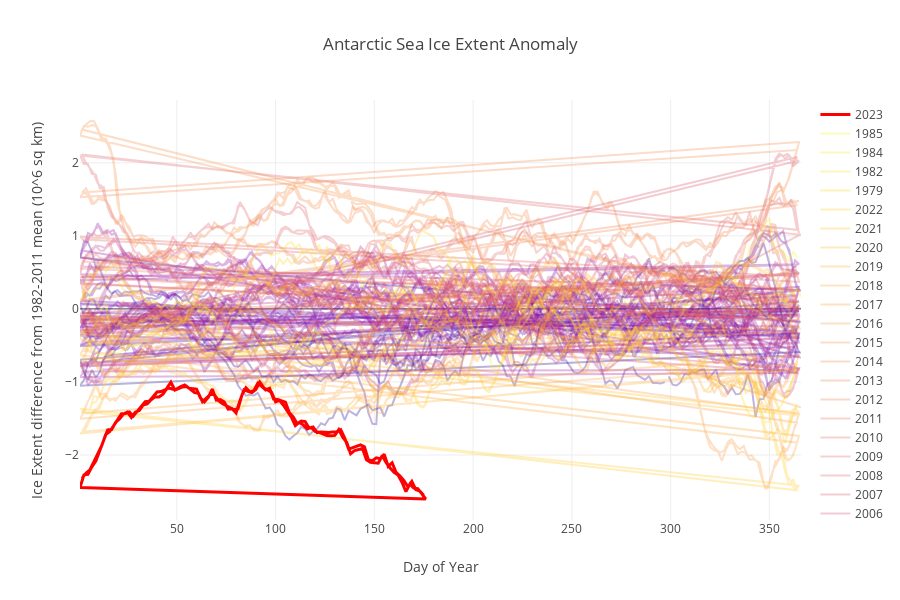

Here is the notebook cell this chart was saved with:
### Code cell
import pandas as pd
import plotly.graph_objs as go
import numpy as np
from datetime import datetime

from data_loader import get_north_atlantic_sst_data, get_antarctic_sea_ice_extent_data
from matplotlib import cm
import matplotlib

def sie_anomaly_fig():
    df = get_antarctic_sea_ice_extent_data()
    df = df.drop(columns=['Source Data', 'Missing'])

    # Convert 'Year', 'Month', 'Day' to a datetime format
    df['date'] = pd.to_datetime(df[['Year', 'Month', 'Day']])

    # Create a new column for the formatted date string
    df['date_str'] = df['date'].dt.strftime('%d-%m-%Y')

    # Convert date to day of the year
    df['day_of_year'] = df['date'].dt.dayofyear

    # Calculate anomaly (subtract 1982-2011 mean)
    day_of_year_mean_1982_2011 = df[df['date'].dt.year.isin(range(1982, 2012))].groupby(df['date'].dt.dayofyear)['Extent'].mean()
    day_of_year_mean_1982_2011 = day_of_year_mean_1982_2011.reset_index()

    day_of_year_mean_1982_2011.columns = ['day_of_year', 'mean']
    df = df.merge(day_of_year_mean_1982_2011, on='day_of_year', suffixes=('', '_mean'))
    
    df['Extent'] = df['Extent'] - df['mean']
#     df = df.sort_values('day_of_year')

    # Get the unique years
    years = df['Year'].unique()

    # Get the current year
    current_year = datetime.now().year

    # Get a color map
    cmap = cm.get_cmap('plasma', len(years))

    # Initialize the figure
    fig = go.Figure()

    # Add a line for each year
    for i, year in enumerate(years):
        color = matplotlib.colors.rgb2hex(cmap(i)[:3])
        year_data = df[df['Year'] == year]
        if year == current_year:
            fig.add_trace(go.Scatter(x=year_data['day_of_year'], y=year_data['Extent'],
                                    mode='lines', name=str(year), line=dict(color='red', width=3),
                                    hovertemplate=
                                    '<b>Date</b>: %{customdata}<br>' +
                                    '<b>Extent</b>: %{y:.2f}<br>'
                                    '<extra></extra>',
                                    customdata=year_data['date_str']))
        else:
            fig.add_trace(go.Scatter(x=year_data['day_of_year'], y=year_data['Extent'],
                                     mode='lines', name=str(year), line=dict(color=color), opacity=0.3,
                                     hovertemplate=
                                     '<b>Date</b>: %{customdata}<br>' +
                                     '<b>Extent</b>: %{y:.2f}<br>'
                                     '<extra></extra>',
                                     customdata=year_data['date_str']))

    # Set layout properties
    fig.update_layout(title='Antarctic Sea Ice Extent Anomaly', xaxis_title='Day of Year',
                      yaxis_title='Ice Extent difference from 1982-2011 mean (10^6 sq km)',
                      width=900, height=600, legend={'traceorder': 'reversed'})
    return fig, df

fig, df = sie_anomaly_fig()
fig

### Figure 1 — Plotly figure (JSON) as saved in the notebook; plotly's stock layout.template omitted (floating-point values rounded to 4 significant figures; data arrays with more than 128 entries replaced by an {"elided": "..."} marker saying what was removed)
{"data": [{"customdata": ["26-10-1978", "28-10-1978", "30-10-1978", "01-11-1978", "03-11-1978", "05-11-1978", "07-11-1978", "09-11-1978", "11-11-1978", "13-11-1978", "15-11-1978", "17-11-1978", "19-11-1978", "21-11-1978", "23-11-1978", "25-11-1978", "27-11-1978", "29-11-1978", "01-12-1978", "03-12-1978", "05-12-1978", "07-12-1978", "09-12-1978", "11-12-1978", "13-12-1978", "15-12-1978", "17-12-1978", "19-12-1978", "21-12-1978", "23-12-1978", "25-12-1978", "27-12-1978", "29-12-1978", "31-12-1978"], "hovertemplate": "<b>Date</b>: %{customdata}<br><b>Extent</b>: %{y:.2f}<br><extra></extra>", "line": {"color": "#0d0887"}, "mode": "lines", "name": "1978", "opacity": 0.3, "type": "scatter", "x": [299, 301, 303, 305, 307, 309, 311, 313, 315, 317, 319, 321, 323, 325, 327, 329, 331, 333, 335, 337, 339, 341, 343, 345, 347, 349, 351, 353, 355, 357, 359, 361, 363, 365], "y": [-0.1274, 0.1551, 0.1463, 0.1483, 0.2467, 0.2529, 0.221, 0.2714, 0.2597, 0.007815, 0.02459, -0.3784, -0.3604, -0.2936, -0.3472, -0.2496, -0.3972, -0.405, -0.3387, -0.2039, -0.08427, -0.07131, -0.1193, -0.01769, -0.08281, -0.1038, -0.03558, -0.01492, 0.06923, -0.1672, -0.08427, -0.1282, -0.04215, 0.05777]}, {"customdata": {"elided": "183 str values"}, "hovertemplate": "<b>Date</b>: %{customdata}<br><b>Extent</b>: %{y:.2f}<br><extra></extra>", "line": {"color": "#1b068d"}, "mode": "lines", "name": "1980", "opacity": 0.3, "type": "scatter", "x": {"elided": "183 int values"}, "y": {"elided": "183 float values"}}, {"customdata": {"elided": "183 str values"}, "hovertemplate": "<b>Date</b>: %{customdata}<br><b>Extent</b>: %{y:.2f}<br><extra></extra>", "line": {"color": "#280592"}, "mode": "lines", "name": "1981", "opacity": 0.3, "type": "scatter", "x": {"elided": "183 int values"}, "y": {"elided": "183 float values"}}, {"customdata": {"elided": "183 str values"}, "hovertemplate": "<b>Date</b>: %{customdata}<br><b>Extent</b>: %{y:.2f}<br><extra></extra>", "line": {"color": "#330597"}, "mode": "lines", "name": "1983", "opacity": 0.3, "type": "scatter", "x": {"elided": "183 int values"}, "y": {"elided": "183 float values"}}, {"customdata": {"elided": "183 str values"}, "hovertemplate": "<b>Date</b>: %{customdata}<br><b>Extent</b>: %{y:.2f}<br><extra></extra>", "line": {"color": "#3c049b"}, "mode": "lines", "name": "1986", "opacity": 0.3, "type": "scatter", "x": {"elided": "183 int values"}, "y": {"elided": "183 float values"}}, {"customdata": {"elided": "220 str values"}, "hovertemplate": "<b>Date</b>: %{customdata}<br><b>Extent</b>: %{y:.2f}<br><extra></extra>", "line": {"color": "#46039f"}, "mode": "lines", "name": "1987", "opacity": 0.3, "type": "scatter", "x": {"elided": "220 int values"}, "y": {"elided": "220 float values"}}, {"customdata": {"elided": "354 str values"}, "hovertemplate": "<b>Date</b>: %{customdata}<br><b>Extent</b>: %{y:.2f}<br><extra></extra>", "line": {"color": "#5002a2"}, "mode": "lines", "name": "1988", "opacity": 0.3, "type": "scatter", "x": {"elided": "354 int values"}, "y": {"elided": "354 float values"}}, {"customdata": {"elided": "365 str values"}, "hovertemplate": "<b>Date</b>: %{customdata}<br><b>Extent</b>: %{y:.2f}<br><extra></extra>", "line": {"color": "#5801a4"}, "mode": "lines", "name": "1989", "opacity": 0.3, "type": "scatter", "x": {"elided": "365 int values"}, "y": {"elided": "365 float values"}}, {"customdata": {"elided": "365 str values"}, "hovertemplate": "<b>Date</b>: %{customdata}<br><b>Extent</b>: %{y:.2f}<br><extra></extra>", "line": {"color": "#6100a7"}, "mode": "lines", "name": "1990", "opacity": 0.3, "type": "scatter", "x": {"elided": "365 int values"}, "y": {"elided": "365 float values"}}, {"customdata": {"elided": "365 str values"}, "hovertemplate": "<b>Date</b>: %{customdata}<br><b>Extent</b>: %{y:.2f}<br><extra></extra>", "line": {"color": "#6a00a8"}, "mode": "lines", "name": "1991", "opacity": 0.3, "type": "scatter", "x": {"elided": "365 int values"}, "y": {"elided": "365 float values"}}, {"customdata": {"elided": "366 str values"}, "hovertemplate": "<b>Date</b>: %{customdata}<br><b>Extent</b>: %{y:.2f}<br><extra></extra>", "line": {"color": "#7201a8"}, "mode": "lines", "name": "1992", "opacity": 0.3, "type": "scatter", "x": {"elided": "366 int values"}, "y": {"elided": "366 float values"}}, {"customdata": {"elided": "365 str values"}, "hovertemplate": "<b>Date</b>: %{customdata}<br><b>Extent</b>: %{y:.2f}<br><extra></extra>", "line": {"color": "#7b02a8"}, "mode": "lines", "name": "1993", "opacity": 0.3, "type": "scatter", "x": {"elided": "365 int values"}, "y": {"elided": "365 float values"}}, {"customdata": {"elided": "365 str values"}, "hovertemplate": "<b>Date</b>: %{customdata}<br><b>Extent</b>: %{y:.2f}<br><extra></extra>", "line": {"color": "#8405a7"}, "mode": "lines", "name": "1994", "opacity": 0.3, "type": "scatter", "x": {"elided": "365 int values"}, "y": {"elided": "365 float values"}}, {"customdata": {"elided": "365 str values"}, "hovertemplate": "<b>Date</b>: %{customdata}<br><b>Extent</b>: %{y:.2f}<br><extra></extra>", "line": {"color": "#8b0aa5"}, "mode": "lines", "name": "1995", "opacity": 0.3, "type": "scatter", "x": {"elided": "365 int values"}, "y": {"elided": "365 float values"}}, {"customdata": {"elided": "366 str values"}, "hovertemplate": "<b>Date</b>: %{customdata}<br><b>Extent</b>: %{y:.2f}<br><extra></extra>", "line": {"color": "#9410a2"}, "mode": "lines", "name": "1996", "opacity": 0.3, "type": "scatter", "x": {"elided": "366 int values"}, "y": {"elided": "366 float values"}}, {"customdata": {"elided": "365 str values"}, "hovertemplate": "<b>Date</b>: %{customdata}<br><b>Extent</b>: %{y:.2f}<br><extra></extra>", "line": {"color": "#9c179e"}, "mode": "lines", "name": "1997", "opacity": 0.3, "type": "scatter", "x": {"elided": "365 int values"}, "y": {"elided": "365 float values"}}, {"customdata": {"elided": "365 str values"}, "hovertemplate": "<b>Date</b>: %{customdata}<br><b>Extent</b>: %{y:.2f}<br><extra></extra>", "line": {"color": "#a31e9a"}, "mode": "lines", "name": "1998", "opacity": 0.3, "type": "scatter", "x": {"elided": "365 int values"}, "y": {"elided": "365 float values"}}, {"customdata": {"elided": "365 str values"}, "hovertemplate": "<b>Date</b>: %{customdata}<br><b>Extent</b>: %{y:.2f}<br><extra></extra>", "line": {"color": "#aa2395"}, "mode": "lines", "name": "1999", "opacity": 0.3, "type": "scatter", "x": {"elided": "365 int values"}, "y": {"elided": "365 float values"}}, {"customdata": {"elided": "366 str values"}, "hovertemplate": "<b>Date</b>: %{customdata}<br><b>Extent</b>: %{y:.2f}<br><extra></extra>", "line": {"color": "#b12a90"}, "mode": "lines", "name": "2000", "opacity": 0.3, "type": "scatter", "x": {"elided": "366 int values"}, "y": {"elided": "366 float values"}}, {"customdata": {"elided": "365 str values"}, "hovertemplate": "<b>Date</b>: %{customdata}<br><b>Extent</b>: %{y:.2f}<br><extra></extra>", "line": {"color": "#b7318a"}, "mode": "lines", "name": "2001", "opacity": 0.3, "type": "scatter", "x": {"elided": "365 int values"}, "y": {"elided": "365 float values"}}, {"customdata": {"elided": "365 str values"}, "hovertemplate": "<b>Date</b>: %{customdata}<br><b>Extent</b>: %{y:.2f}<br><extra></extra>", "line": {"color": "#bd3786"}, "mode": "lines", "name": "2002", "opacity": 0.3, "type": "scatter", "x": {"elided": "365 int values"}, "y": {"elided": "365 float values"}}, {"customdata": {"elided": "365 str values"}, "hovertemplate": "<b>Date</b>: %{customdata}<br><b>Extent</b>: %{y:.2f}<br><extra></extra>", "line": {"color": "#c33d80"}, "mode": "lines", "name": "2003", "opacity": 0.3, "type": "scatter", "x": {"elided": "365 int values"}, "y": {"elided": "365 float values"}}, {"customdata": {"elided": "366 str values"}, "hovertemplate": "<b>Date</b>: %{customdata}<br><b>Extent</b>: %{y:.2f}<br><extra></extra>", "line": {"color": "#c9447a"}, "mode": "lines", "name": "2004", "opacity": 0.3, "type": "scatter", "x": {"elided": "366 int values"}, "y": {"elided": "366 float values"}}, {"customdata": {"elided": "365 str values"}, "hovertemplate": "<b>Date</b>: %{customdata}<br><b>Extent</b>: %{y:.2f}<br><extra></extra>", "line": {"color": "#cd4a76"}, "mode": "lines", "name": "2005", "opacity": 0.3, "type": "scatter", "x": {"elided": "365 int values"}, "y": {"elided": "365 float values"}}, {"customdata": {"elided": "365 str values"}, "hovertemplate": "<b>Date</b>: %{customdata}<br><b>Extent</b>: %{y:.2f}<br><extra></extra>", "line": {"color": "#d35171"}, "mode": "lines", "name": "2006", "opacity": 0.3, "type": "scatter", "x": {"elided": "365 int values"}, "y": {"elided": "365 float values"}}, {"customdata": {"elided": "365 str values"}, "hovertemplate": "<b>Date</b>: %{customdata}<br><b>Extent</b>: %{y:.2f}<br><extra></extra>", "line": {"color": "#d8576b"}, "mode": "lines", "name": "2007", "opacity": 0.3, "type": "scatter", "x": {"elided": "365 int values"}, "y": {"elided": "365 float values"}}, {"customdata": {"elided": "366 str values"}, "hovertemplate": "<b>Date</b>: %{customdata}<br><b>Extent</b>: %{y:.2f}<br><extra></extra>", "line": {"color": "#dc5d67"}, "mode": "lines", "name": "2008", "opacity": 0.3, "type": "scatter", "x": {"elided": "366 int values"}, "y": {"elided": "366 float values"}}, {"customdata": {"elided": "365 str values"}, "hovertemplate": "<b>Date</b>: %{customdata}<br><b>Extent</b>: %{y:.2f}<br><extra></extra>", "line": {"color": "#e16462"}, "mode": "lines", "name": "2009", "opacity": 0.3, "type": "scatter", "x": {"elided": "365 int values"}, "y": {"elided": "365 float values"}}, {"customdata": {"elided": "365 str values"}, "hovertemplate": "<b>Date</b>: %{customdata}<br><b>Extent</b>: %{y:.2f}<br><extra></extra>", "line": {"color": "#e56b5d"}, "mode": "lines", "name": "2010", "opacity": 0.3, "type": "scatter", "x": {"elided": "365 int values"}, "y": {"elided": "365 float values"}}, {"customdata": {"elided": "365 str values"}, "hovertemplate": "<b>Date</b>: %{customdata}<br><b>Extent</b>: %{y:.2f}<br><extra></extra>", "line": {"color": "#e97158"}, "mode": "lines", "name": "2011", "opacity": 0.3, "type": "scatter", "x": {"elided": "365 int values"}, "y": {"elided": "365 float values"}}, {"customdata": {"elided": "366 str values"}, "hovertemplate": "<b>Date</b>: %{customdata}<br><b>Extent</b>: %{y:.2f}<br><extra></extra>", "line": {"color": "#ed7953"}, "mode": "lines", "name": "2012", "opacity": 0.3, "type": "scatter", "x": {"elided": "366 int values"}, "y": {"elided": "366 float values"}}, {"customdata": {"elided": "365 str values"}, "hovertemplate": "<b>Date</b>: %{customdata}<br><b>Extent</b>: %{y:.2f}<br><extra></extra>", "line": {"color": "#f0804e"}, "mode": "lines", "name": "2013", "opacity": 0.3, "type": "scatter", "x": {"elided": "365 int values"}, "y": {"elided": "365 float values"}}, {"customdata": {"elided": "365 str values"}, "hovertemplate": "<b>Date</b>: %{customdata}<br><b>Extent</b>: %{y:.2f}<br><extra></extra>", "line": {"color": "#f48849"}, "mode": "lines", "name": "2014", "opacity": 0.3, "type": "scatter", "x": {"elided": "365 int values"}, "y": {"elided": "365 float values"}}, {"customdata": {"elided": "365 str values"}, "hovertemplate": "<b>Date</b>: %{customdata}<br><b>Extent</b>: %{y:.2f}<br><extra></extra>", "line": {"color": "#f68f44"}, "mode": "lines", "name": "2015", "opacity": 0.3, "type": "scatter", "x": {"elided": "365 int values"}, "y": {"elided": "365 float values"}}, {"customdata": {"elided": "366 str values"}, "hovertemplate": "<b>Date</b>: %{customdata}<br><b>Extent</b>: %{y:.2f}<br><extra></extra>", "line": {"color": "#f9973f"}, "mode": "lines", "name": "2016", "opacity": 0.3, "type": "scatter", "x": {"elided": "366 int values"}, "y": {"elided": "366 float values"}}, {"customdata": {"elided": "365 str values"}, "hovertemplate": "<b>Date</b>: %{customdata}<br><b>Extent</b>: %{y:.2f}<br><extra></extra>", "line": {"color": "#fb9f3a"}, "mode": "lines", "name": "2017", "opacity": 0.3, "type": "scatter", "x": {"elided": "365 int values"}, "y": {"elided": "365 float values"}}, {"customdata": {"elided": "365 str values"}, "hovertemplate": "<b>Date</b>: %{customdata}<br><b>Extent</b>: %{y:.2f}<br><extra></extra>", "line": {"color": "#fca636"}, "mode": "lines", "name": "2018", "opacity": 0.3, "type": "scatter", "x": {"elided": "365 int values"}, "y": {"elided": "365 float values"}}, {"customdata": {"elided": "365 str values"}, "hovertemplate": "<b>Date</b>: %{customdata}<br><b>Extent</b>: %{y:.2f}<br><extra></extra>", "line": {"color": "#fdaf31"}, "mode": "lines", "name": "2019", "opacity": 0.3, "type": "scatter", "x": {"elided": "365 int values"}, "y": {"elided": "365 float values"}}, {"customdata": {"elided": "366 str values"}, "hovertemplate": "<b>Date</b>: %{customdata}<br><b>Extent</b>: %{y:.2f}<br><extra></extra>", "line": {"color": "#feb82c"}, "mode": "lines", "name": "2020", "opacity": 0.3, "type": "scatter", "x": {"elided": "366 int values"}, "y": {"elided": "366 float values"}}, {"customdata": {"elided": "365 str values"}, "hovertemplate": "<b>Date</b>: %{customdata}<br><b>Extent</b>: %{y:.2f}<br><extra></extra>", "line": {"color": "#fec029"}, "mode": "lines", "name": "2021", "opacity": 0.3, "type": "scatter", "x": {"elided": "365 int values"}, "y": {"elided": "365 float values"}}, {"customdata": {"elided": "365 str values"}, "hovertemplate": "<b>Date</b>: %{customdata}<br><b>Extent</b>: %{y:.2f}<br><extra></extra>", "line": {"color": "#fdca26"}, "mode": "lines", "name": "2022", "opacity": 0.3, "type": "scatter", "x": {"elided": "365 int values"}, "y": {"elided": "365 float values"}}, {"customdata": {"elided": "182 str values"}, "hovertemplate": "<b>Date</b>: %{customdata}<br><b>Extent</b>: %{y:.2f}<br><extra></extra>", "line": {"color": "#fbd324"}, "mode": "lines", "name": "1979", "opacity": 0.3, "type": "scatter", "x": {"elided": "182 int values"}, "y": {"elided": "182 float values"}}, {"customdata": {"elided": "182 str values"}, "hovertemplate": "<b>Date</b>: %{customdata}<br><b>Extent</b>: %{y:.2f}<br><extra></extra>", "line": {"color": "#f9dc24"}, "mode": "lines", "name": "1982", "opacity": 0.3, "type": "scatter", "x": {"elided": "182 int values"}, "y": {"elided": "182 float values"}}, {"customdata": {"elided": "183 str values"}, "hovertemplate": "<b>Date</b>: %{customdata}<br><b>Extent</b>: %{y:.2f}<br><extra></extra>", "line": {"color": "#f6e626"}, "mode": "lines", "name": "1984", "opacity": 0.3, "type": "scatter", "x": {"elided": "183 int values"}, "y": {"elided": "183 float values"}}, {"customdata": {"elided": "182 str values"}, "hovertemplate": "<b>Date</b>: %{customdata}<br><b>Extent</b>: %{y:.2f}<br><extra></extra>", "line": {"color": "#f3f027"}, "mode": "lines", "name": "1985", "opacity": 0.3, "type": "scatter", "x": {"elided": "182 int values"}, "y": {"elided": "182 float values"}}, {"customdata": {"elided": "176 str values"}, "hovertemplate": "<b>Date</b>: %{customdata}<br><b>Extent</b>: %{y:.2f}<br><extra></extra>", "line": {"color": "red", "width": 3}, "mode": "lines", "name": "2023", "type": "scatter", "x": {"elided": "176 int values"}, "y": {"elided": "176 float values"}}], "layout": {"height": 600, "legend": {"traceorder": "reversed"}, "title": {"text": "Antarctic Sea Ice Extent Anomaly"}, "width": 900, "xaxis": {"title": {"text": "Day of Year"}}, "yaxis": {"title": {"text": "Ice Extent difference from 1982-2011 mean (10^6 sq km)"}}}}
